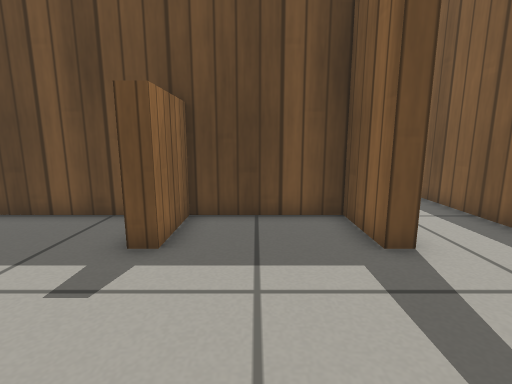
View 1 (above)

22 first-person views from a walk through a robot-simulator world made for Gazebo. The camera is 0.5 m above the floor, tilts 10° down and sees 85° across. The floor is counted in squares, 0.25 m on a side. Each view is taken from the middle of a square. On the plan, view 1 faces up. The plan holds only what a view shows up to about 16 squares ahead; the rest is blank. Simple patterns stand in for the simulator's built-in surfaces.

View 2
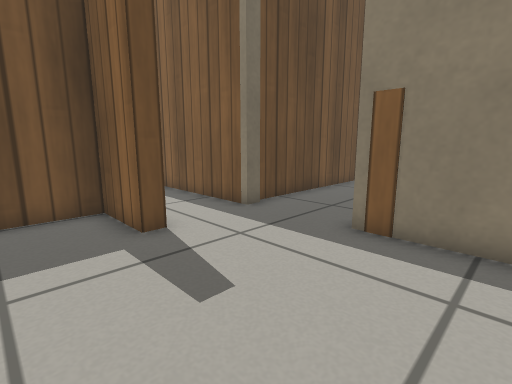

View 3
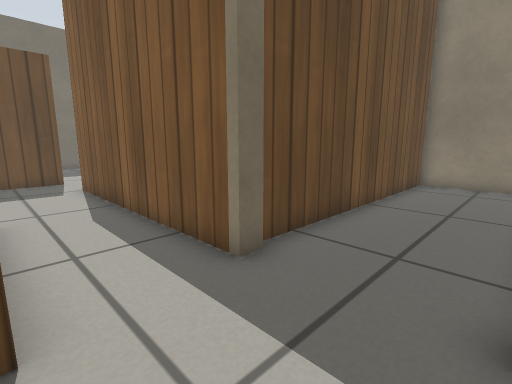

View 4
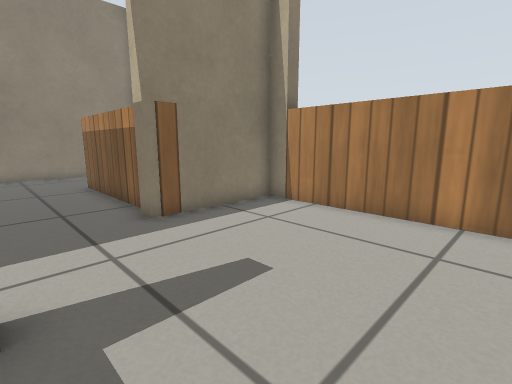

View 5
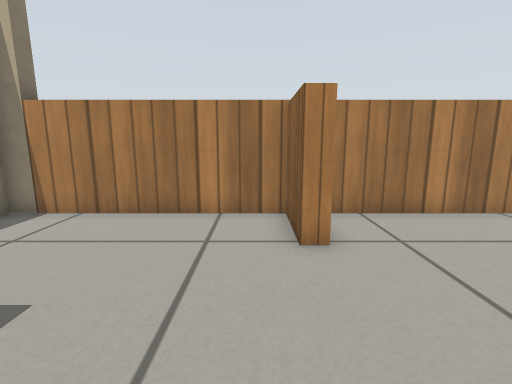

View 6
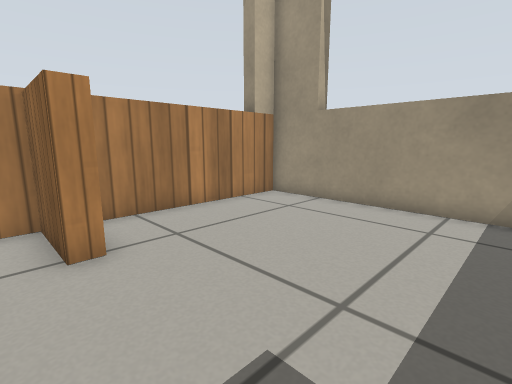

View 7
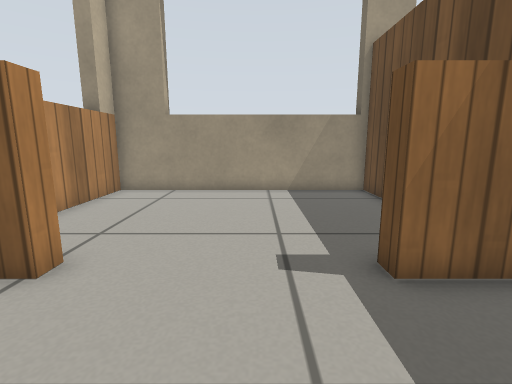

View 8
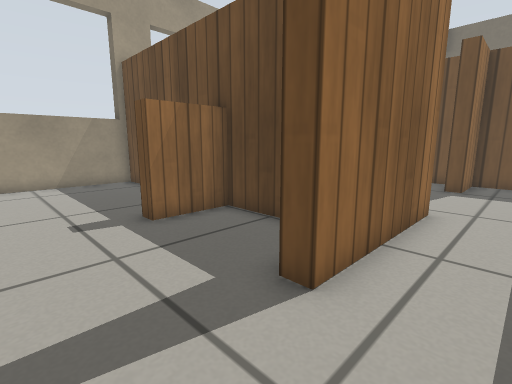

View 9
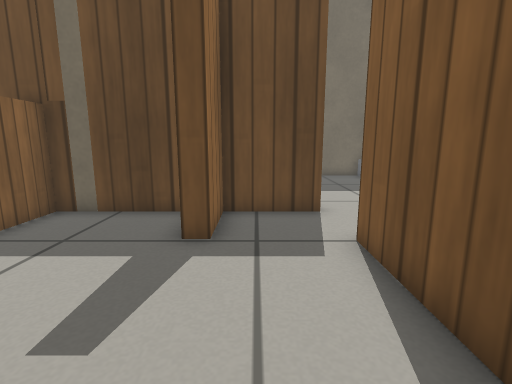

View 10
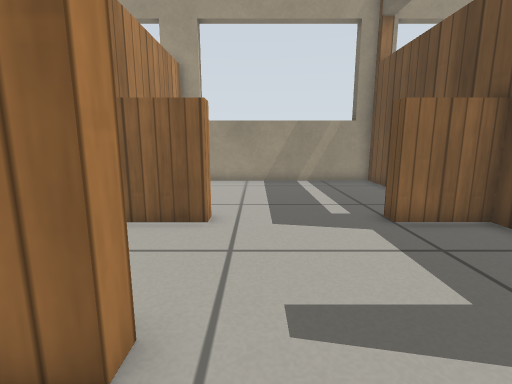

View 11
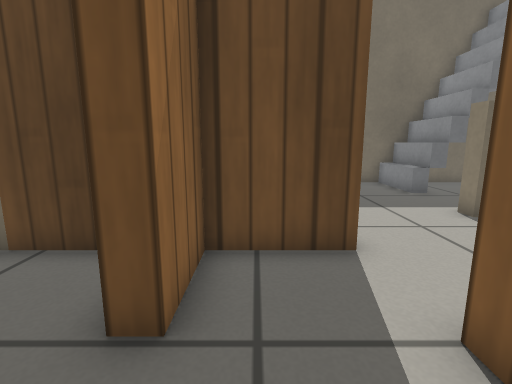

View 12
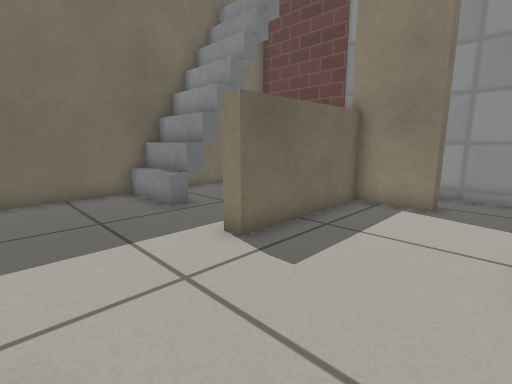

View 13
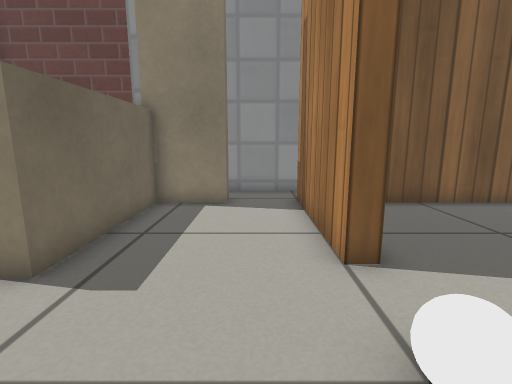

View 14
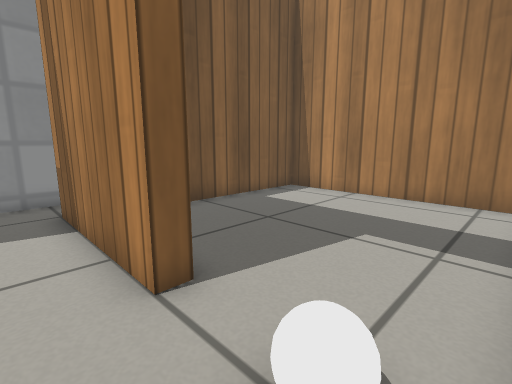

View 15
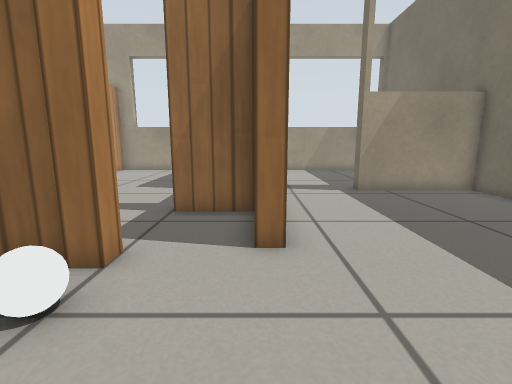

View 16
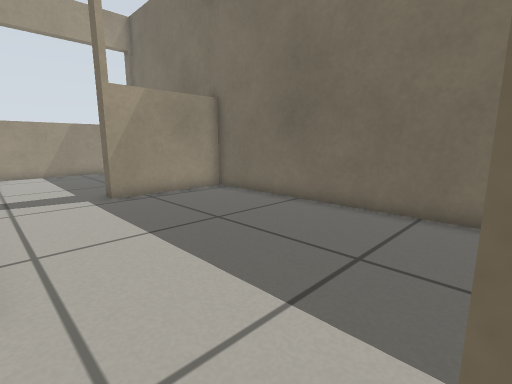

View 17
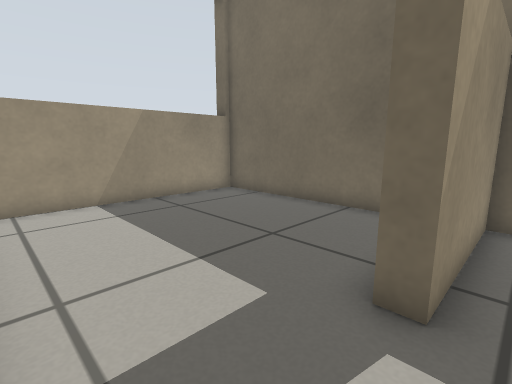

View 18
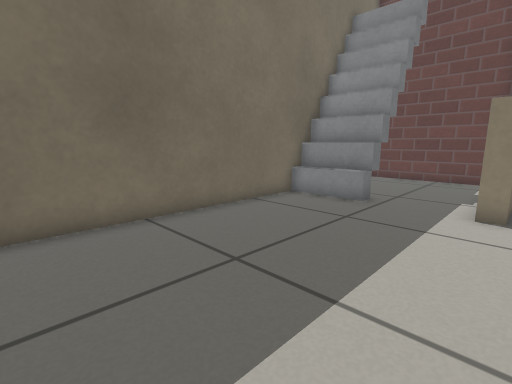

View 19
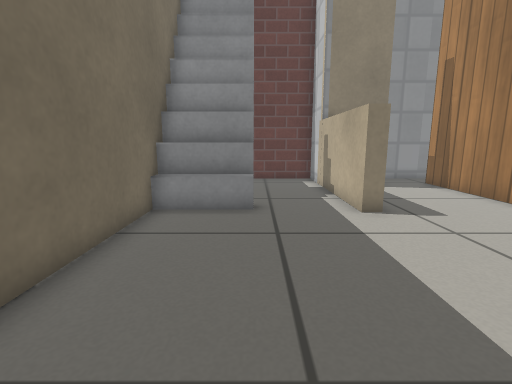

View 20
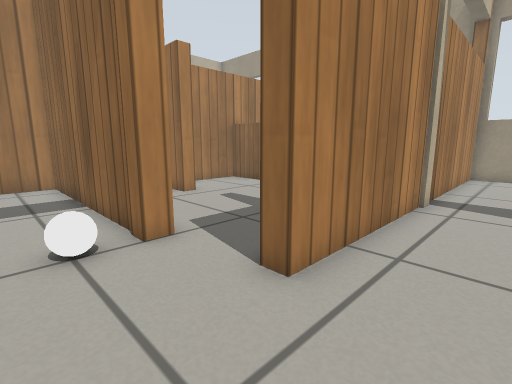

View 21
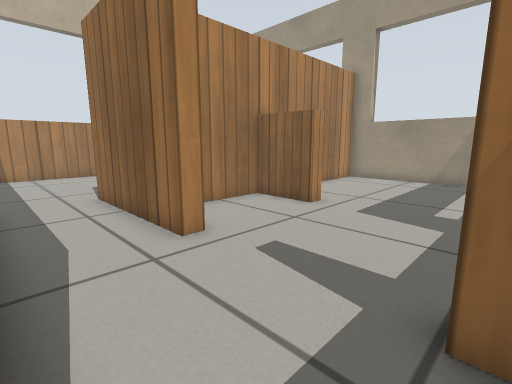

View 22
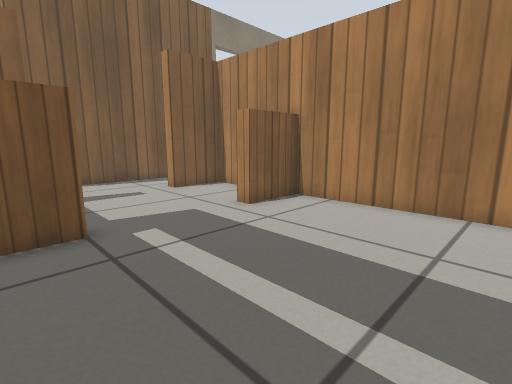

### Floor plan
Points are (right, up) in squares from view 1. A wall is a line through its corners. A room is listed if a view was taken in it or the views show most of it. See-through windows are left out.
Room 1 (views 1, 2, 3, 4, 5, 6, 7, 8, 9, 10, 11, 12, 21)
walls: (6.1, 5.5) (6.1, 15.5) (6.7, 15.5); (-1.9, 7.6) (-1.9, 5.1); (3, 10.8) (3, 5.1) (2.4, 5.1) (2.4, 7.6) (-2.1, 7.6); (-1.9, -0.3) (-1.9, -2.8) (6.1, -2.8) (6.1, 1.9); (5.9, 18) (3, 18) (3, 15.6)
ways out: opening at (5.5, 16.5) to room 2; opening at (-2, 2.5) to room 4; opening at (3, 13) to room 7; open door at (6.4, 3.7) to room 8
Room 2 (views 13, 14, 15, 16, 17, 18, 19, 20)
walls: (6.7, 15.5) (6.7, 14.5); (10.4, 15.5) (15.9, 15.5); (10.5, 27.1) (-0.9, 27.1); (15.4, 20.3) (9.9, 20.3) (9.9, 20.9) (13.6, 20.9); (-1.1, 18.6) (5.9, 18.6) (5.9, 18); (15.9, 18) (15.2, 18) (15.2, 21); (-0.6, 27.2) (-0.6, 22.3)
ways out: opening at (5.5, 16.5) to room 1; open door at (-1, 20.5) to room 5; open door at (9.5, 15) to room 6; opening at (12.5, 22.5) to room 9; opening at (15.5, 16.5); open door at (7, 15)
objects: white ball (8, 15) to (8, 16); stairs (10, 24) to (13, 27)
Room 3 (view 22)
walls: (-1.9, 15.6) (-2.5, 15.6) (-2.5, 16.9); (-2.5, 8.1) (-2.5, 10.8) (-1.9, 10.8); (-2.1, 18) (-9.8, 18) (-9.8, 8.2) (-2.1, 8.2)
ways out: opening at (-2, 13) to room 7
Room 4 (no view inside)
walls: (-1.9, 5.1) (-2.5, 5.1); (-2.5, -0.3) (-1.9, -0.3); (-2.1, 7.6) (-9.8, 7.6) (-9.8, -2.8) (-3.1, -2.8)
ways out: opening at (-2, 2.5) to room 1
Room 5 (no view inside)
walls: (-0.9, 27.1) (-9.8, 27.1) (-9.8, 18.6) (-1.1, 18.6)
ways out: open door at (-1, 20.5) to room 2
Room 6 (no view inside)
walls: (6.7, 14.5) (6.7, 6.4) (15.2, 6.4) (15.2, 12.6)
ways out: open door at (9.5, 15) to room 2
Room 7 (no view inside)
walls: (3, 15.6) (2.4, 15.6) (2.4, 16.2); (-1.9, 10.8) (-1.9, 8.1); (2.1, 18) (-2.1, 18); (-2.1, 8.2) (2.4, 8.2) (2.4, 10.8) (3, 10.8); (-1.9, 18) (-1.9, 15.6)
ways out: opening at (3, 13) to room 1; opening at (-2, 13) to room 3
Room 8 (no view inside)
walls: (7.4, 1.6) (13.1, 1.6); (17.7, 1.6) (17.7, 5.8) (6.9, 5.8)
ways out: open door at (6.4, 3.7) to room 1; opening at (15.5, 1)
Room 9 (no view inside)
walls: (15.6, 27.1) (12.4, 27.1); (13.6, 20.9) (17.7, 20.9) (17.7, 26.2)
ways out: opening at (12.5, 22.5) to room 2

Where each view was taken, in squares from view 1:
view 1: 0 up, 0 right, facing up
view 2: 1 down, 0 right, facing up-right
view 3: 2 up, 3 right, facing up-right
view 4: 5 up, 1 left, facing down-right
view 5: 5 up, 1 left, facing down
view 6: 5 up, 1 left, facing down-left
view 7: 3 up, 2 right, facing left
view 8: 2 up, 5 right, facing up-left
view 9: 10 up, 4 right, facing up
view 10: 12 up, 5 right, facing left
view 11: 13 up, 4 right, facing up
view 12: 16 up, 6 right, facing up-right
view 13: 17 up, 6 right, facing right
view 14: 17 up, 7 right, facing down-right
view 15: 18 up, 11 right, facing left
view 16: 19 up, 10 right, facing up-left
view 17: 19 up, 0 right, facing up-left
view 18: 20 up, 1 right, facing up-right
view 19: 24 up, 2 right, facing right
view 20: 21 up, 9 right, facing down-left
view 21: 16 up, 6 right, facing down-left
view 22: 17 up, 9 left, facing down-right
